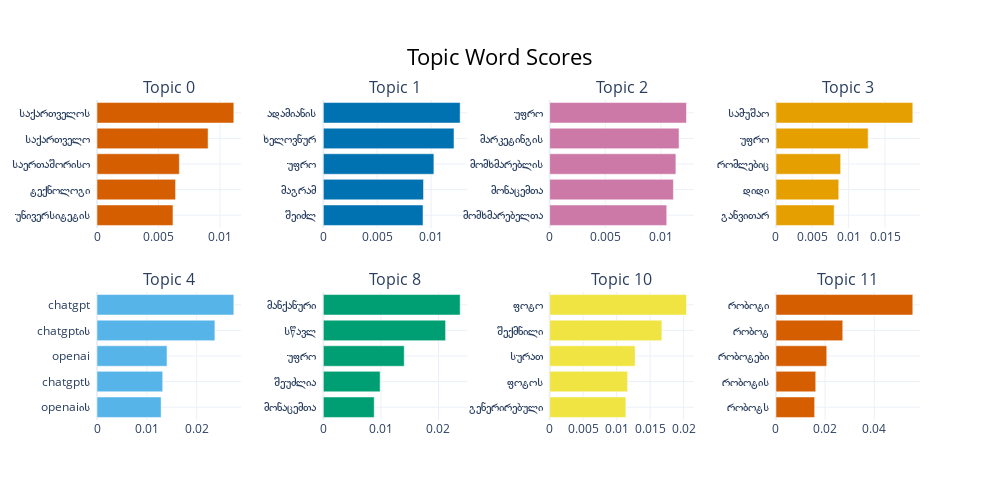

The notebook cell this image was saved under:
### Code cell
topic_model.visualize_barchart()

### Figure 1 — Plotly figure (JSON) as saved in the notebook; plotly's stock layout.template omitted (floating-point values rounded to 4 significant figures)
{"data": [{"marker": {"color": "#D55E00"}, "orientation": "h", "type": "bar", "x": [0.006179, 0.00639, 0.006698, 0.009035, 0.01113], "xaxis": "x", "y": ["უნივერსიტეტის  ", "ტექნოლოგი  ", "საერთაშორისო  ", "საქართველო  ", "საქართველოს  "], "yaxis": "y"}, {"marker": {"color": "#0072B2"}, "orientation": "h", "type": "bar", "x": [0.009256, 0.0093, 0.01026, 0.01213, 0.0127], "xaxis": "x2", "y": ["შეიძლ  ", "მაგრამ  ", "უფრო  ", "ხელოვნურ  ", "ადამიანის  "], "yaxis": "y2"}, {"marker": {"color": "#CC79A7"}, "orientation": "h", "type": "bar", "x": [0.01052, 0.01112, 0.01135, 0.01163, 0.0123], "xaxis": "x3", "y": ["მომხმარებელთა  ", "მონაცემთა  ", "მომხმარებლის  ", "მარკეტინგის  ", "უფრო  "], "yaxis": "y3"}, {"marker": {"color": "#E69F00"}, "orientation": "h", "type": "bar", "x": [0.008004, 0.008635, 0.008894, 0.01268, 0.01882], "xaxis": "x4", "y": ["განვითარ  ", "დიდი  ", "რომლებიც  ", "უფრო  ", "სამუშაო  "], "yaxis": "y4"}, {"marker": {"color": "#56B4E9"}, "orientation": "h", "type": "bar", "x": [0.01287, 0.01318, 0.01405, 0.02366, 0.02746], "xaxis": "x5", "y": ["openaiის  ", "chatgptს  ", "openai  ", "chatgptის  ", "chatgpt  "], "yaxis": "y5"}, {"marker": {"color": "#009E73"}, "orientation": "h", "type": "bar", "x": [0.008837, 0.009865, 0.01405, 0.02123, 0.02376], "xaxis": "x6", "y": ["მონაცემთა  ", "შეუძლია  ", "უფრო  ", "სწავლ  ", "მანქანური  "], "yaxis": "y6"}, {"marker": {"color": "#F0E442"}, "orientation": "h", "type": "bar", "x": [0.01138, 0.01164, 0.01277, 0.01675, 0.02043], "xaxis": "x7", "y": ["გენერირებული  ", "ფოტოს  ", "სურათ  ", "შექმნილი  ", "ფოტო  "], "yaxis": "y7"}, {"marker": {"color": "#D55E00"}, "orientation": "h", "type": "bar", "x": [0.01574, 0.01618, 0.02067, 0.02718, 0.05569], "xaxis": "x8", "y": ["რობოტს  ", "რობოტის  ", "რობოტები  ", "რობოტ  ", "რობოტი  "], "yaxis": "y8"}], "layout": {"annotations": [{"font": {"size": 16}, "showarrow": false, "text": "Topic 0", "x": 0.0875, "xanchor": "center", "xref": "paper", "y": 1, "yanchor": "bottom", "yref": "paper"}, {"font": {"size": 16}, "showarrow": false, "text": "Topic 1", "x": 0.3625, "xanchor": "center", "xref": "paper", "y": 1, "yanchor": "bottom", "yref": "paper"}, {"font": {"size": 16}, "showarrow": false, "text": "Topic 2", "x": 0.6375, "xanchor": "center", "xref": "paper", "y": 1, "yanchor": "bottom", "yref": "paper"}, {"font": {"size": 16}, "showarrow": false, "text": "Topic 3", "x": 0.9125, "xanchor": "center", "xref": "paper", "y": 1, "yanchor": "bottom", "yref": "paper"}, {"font": {"size": 16}, "showarrow": false, "text": "Topic 4", "x": 0.0875, "xanchor": "center", "xref": "paper", "y": 0.4, "yanchor": "bottom", "yref": "paper"}, {"font": {"size": 16}, "showarrow": false, "text": "Topic 8", "x": 0.3625, "xanchor": "center", "xref": "paper", "y": 0.4, "yanchor": "bottom", "yref": "paper"}, {"font": {"size": 16}, "showarrow": false, "text": "Topic 10", "x": 0.6375, "xanchor": "center", "xref": "paper", "y": 0.4, "yanchor": "bottom", "yref": "paper"}, {"font": {"size": 16}, "showarrow": false, "text": "Topic 11", "x": 0.9125, "xanchor": "center", "xref": "paper", "y": 0.4, "yanchor": "bottom", "yref": "paper"}], "height": 500, "hoverlabel": {"bgcolor": "white", "font": {"family": "Rockwell", "size": 16}}, "showlegend": false, "title": {"font": {"color": "Black", "size": 22}, "text": "Topic Word Scores", "x": 0.5, "xanchor": "center", "yanchor": "top"}, "width": 1000, "xaxis": {"anchor": "y", "domain": [0, 0.175], "showgrid": true}, "xaxis2": {"anchor": "y2", "domain": [0.275, 0.45], "showgrid": true}, "xaxis3": {"anchor": "y3", "domain": [0.55, 0.725], "showgrid": true}, "xaxis4": {"anchor": "y4", "domain": [0.825, 1], "showgrid": true}, "xaxis5": {"anchor": "y5", "domain": [0, 0.175], "showgrid": true}, "xaxis6": {"anchor": "y6", "domain": [0.275, 0.45], "showgrid": true}, "xaxis7": {"anchor": "y7", "domain": [0.55, 0.725], "showgrid": true}, "xaxis8": {"anchor": "y8", "domain": [0.825, 1], "showgrid": true}, "yaxis": {"anchor": "x", "domain": [0.6, 1], "showgrid": true}, "yaxis2": {"anchor": "x2", "domain": [0.6, 1], "showgrid": true}, "yaxis3": {"anchor": "x3", "domain": [0.6, 1], "showgrid": true}, "yaxis4": {"anchor": "x4", "domain": [0.6, 1], "showgrid": true}, "yaxis5": {"anchor": "x5", "domain": [0, 0.4], "showgrid": true}, "yaxis6": {"anchor": "x6", "domain": [0, 0.4], "showgrid": true}, "yaxis7": {"anchor": "x7", "domain": [0, 0.4], "showgrid": true}, "yaxis8": {"anchor": "x8", "domain": [0, 0.4], "showgrid": true}}}
